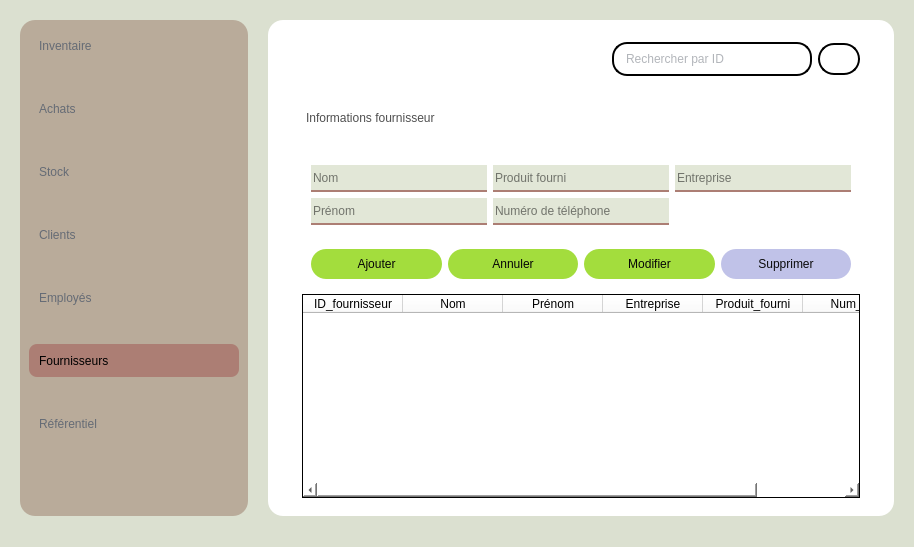
<?xml version="1.0" encoding="UTF-8"?>
<ui version="4.0">
 <class>MainWindow</class>
 <widget class="QMainWindow" name="MainWindow">
  <property name="geometry">
   <rect>
    <x>0</x>
    <y>0</y>
    <width>914</width>
    <height>547</height>
   </rect>
  </property>
  <property name="windowTitle">
   <string>MainWindow</string>
  </property>
  <property name="windowOpacity">
   <double>1.000000000000000</double>
  </property>
  <property name="styleSheet">
   <string notr="true">background-color: rgb(219, 224, 208);</string>
  </property>
  <widget class="QWidget" name="centralwidget">
   <layout class="QHBoxLayout" name="horizontalLayout">
    <property name="spacing">
     <number>20</number>
    </property>
    <property name="leftMargin">
     <number>20</number>
    </property>
    <property name="topMargin">
     <number>20</number>
    </property>
    <property name="rightMargin">
     <number>20</number>
    </property>
    <item>
     <widget class="QWidget" name="menu_widget_5" native="true">
      <property name="maximumSize">
       <size>
        <width>1000</width>
        <height>16777215</height>
       </size>
      </property>
      <property name="styleSheet">
       <string notr="true">QWidget{
	
	
	background-color: rgb(185, 171, 154);
width:200px;
border-radius:15px;
}

QPushButton{
font: 63 12pt &quot;Bahnschrift SemiBold&quot;;
border:none;
text-align:left;
color: rgb(101, 107, 117);
height:33px;
padding-left:10px;

}
QPushButton:hover{
border-radius:5px;

	
	background-color: rgb(236, 218, 197);
}
QPushButton:pressed{
	
	color: rgb(0, 0, 0);
	border:2px solid;
	border-color: rgb(0, 0, 0);


}
</string>
      </property>
      <layout class="QVBoxLayout" name="verticalLayout_2">
       <property name="rightMargin">
        <number>9</number>
       </property>
       <item>
        <layout class="QVBoxLayout" name="verticalLayout">
         <property name="spacing">
          <number>30</number>
         </property>
         <item>
          <widget class="QPushButton" name="inventaire_btn">
           <property name="text">
            <string>Inventaire</string>
           </property>
           <property name="icon">
            <iconset>
             <normaloff>../IMAGES/icones/tirelire.png</normaloff>../IMAGES/icones/tirelire.png</iconset>
           </property>
           <property name="iconSize">
            <size>
             <width>19</width>
             <height>19</height>
            </size>
           </property>
           <property name="checkable">
            <bool>false</bool>
           </property>
           <property name="checked">
            <bool>false</bool>
           </property>
           <property name="autoRepeat">
            <bool>false</bool>
           </property>
           <property name="autoExclusive">
            <bool>false</bool>
           </property>
          </widget>
         </item>
         <item>
          <widget class="QPushButton" name="achats_btn">
           <property name="text">
            <string>Achats</string>
           </property>
           <property name="icon">
            <iconset>
             <normaloff>../IMAGES/icones/panier.png</normaloff>../IMAGES/icones/panier.png</iconset>
           </property>
           <property name="iconSize">
            <size>
             <width>19</width>
             <height>19</height>
            </size>
           </property>
          </widget>
         </item>
         <item>
          <widget class="QPushButton" name="stock_btn">
           <property name="text">
            <string>Stock</string>
           </property>
           <property name="icon">
            <iconset>
             <normaloff>../IMAGES/icones/boutique.png</normaloff>../IMAGES/icones/boutique.png</iconset>
           </property>
           <property name="iconSize">
            <size>
             <width>19</width>
             <height>19</height>
            </size>
           </property>
          </widget>
         </item>
         <item>
          <widget class="QPushButton" name="client_btn">
           <property name="text">
            <string>Clients</string>
           </property>
           <property name="icon">
            <iconset>
             <normaloff>../IMAGES/icones/utilisateurs-alt.png</normaloff>../IMAGES/icones/utilisateurs-alt.png</iconset>
           </property>
           <property name="iconSize">
            <size>
             <width>19</width>
             <height>19</height>
            </size>
           </property>
          </widget>
         </item>
         <item>
          <widget class="QPushButton" name="employee_btn">
           <property name="text">
            <string>Employés</string>
           </property>
           <property name="icon">
            <iconset>
             <normaloff>../IMAGES/icones/mallette.png</normaloff>../IMAGES/icones/mallette.png</iconset>
           </property>
           <property name="iconSize">
            <size>
             <width>19</width>
             <height>19</height>
            </size>
           </property>
          </widget>
         </item>
         <item>
          <widget class="QPushButton" name="fournisseurs_btn">
           <property name="styleSheet">
            <string notr="true">color: rgb(0, 0, 0);
border-radius:7.5px;
background-color: rgb(172, 126, 116);
</string>
           </property>
           <property name="text">
            <string>Fournisseurs</string>
           </property>
           <property name="icon">
            <iconset>
             <normaloff>../IMAGES/icones/cote-camion (1).png</normaloff>../IMAGES/icones/cote-camion (1).png</iconset>
           </property>
           <property name="iconSize">
            <size>
             <width>19</width>
             <height>19</height>
            </size>
           </property>
          </widget>
         </item>
         <item>
          <widget class="QPushButton" name="referentiel_btn">
           <property name="text">
            <string>Référentiel</string>
           </property>
           <property name="icon">
            <iconset>
             <normaloff>../IMAGES/icones/livre-alt.png</normaloff>../IMAGES/icones/livre-alt.png</iconset>
           </property>
           <property name="iconSize">
            <size>
             <width>19</width>
             <height>19</height>
            </size>
           </property>
          </widget>
         </item>
        </layout>
       </item>
       <item>
        <widget class="QWidget" name="widget_5" native="true">
         <layout class="QHBoxLayout" name="horizontalLayout_5">
          <item>
           <widget class="QPushButton" name="user_btn">
            <property name="minimumSize">
             <size>
              <width>1</width>
              <height>0</height>
             </size>
            </property>
            <property name="maximumSize">
             <size>
              <width>35</width>
              <height>16777215</height>
             </size>
            </property>
            <property name="text">
             <string/>
            </property>
            <property name="icon">
             <iconset>
              <normaloff>../IMAGES/icones/ajout-dutilisateur.png</normaloff>../IMAGES/icones/ajout-dutilisateur.png</iconset>
            </property>
           </widget>
          </item>
         </layout>
        </widget>
       </item>
      </layout>
     </widget>
    </item>
    <item>
     <widget class="QWidget" name="widget_2" native="true">
      <property name="maximumSize">
       <size>
        <width>16777215</width>
        <height>16777215</height>
       </size>
      </property>
      <property name="styleSheet">
       <string notr="true">QWidget{

background-color: rgb(255, 255, 255);
border-radius:15px;
}
</string>
      </property>
      <layout class="QVBoxLayout" name="verticalLayout_3">
       <property name="spacing">
        <number>10</number>
       </property>
       <property name="leftMargin">
        <number>25</number>
       </property>
       <property name="rightMargin">
        <number>25</number>
       </property>
       <item>
        <widget class="QWidget" name="widget_3" native="true">
         <property name="maximumSize">
          <size>
           <width>16777215</width>
           <height>60</height>
          </size>
         </property>
         <property name="styleSheet">
          <string notr="true">QPushButton{
border:2px solid;
border-radius:16px;
width:38px;
height:28.4px;

}
QPushButton:hover{
border-color: rgb(163, 221, 61);

}
QPushButton:pressed{
	background-color: rgb(163, 221, 61);

}

QLineEdit{
border:2px solid;
height:40px;
border-radius:15px;
color: rgb(101, 107, 117);
font: 63 10pt &quot;Bahnschrift SemiBold&quot;;
padding-left:10px;

}
QLineEdit:hover{
	border-color: rgb(163, 221, 61);


}
</string>
         </property>
         <layout class="QHBoxLayout" name="horizontalLayout_2">
          <property name="topMargin">
           <number>13</number>
          </property>
          <property name="bottomMargin">
           <number>13</number>
          </property>
          <item>
           <widget class="QPushButton" name="menu_btn_5">
            <property name="maximumSize">
             <size>
              <width>40</width>
              <height>40</height>
             </size>
            </property>
            <property name="styleSheet">
             <string notr="true">QPushButton{
border:none;}
QPushButton:hover{
	background-color: rgb(189, 191, 228);
}
</string>
            </property>
            <property name="text">
             <string/>
            </property>
            <property name="icon">
             <iconset>
              <normaloff>../IMAGES/icones/barres-decalees.png</normaloff>../IMAGES/icones/barres-decalees.png</iconset>
            </property>
            <property name="iconSize">
             <size>
              <width>30</width>
              <height>30</height>
             </size>
            </property>
           </widget>
          </item>
          <item>
           <spacer name="horizontalSpacer">
            <property name="orientation">
             <enum>Qt::Horizontal</enum>
            </property>
            <property name="sizeHint" stdset="0">
             <size>
              <width>309</width>
              <height>20</height>
             </size>
            </property>
           </spacer>
          </item>
          <item>
           <widget class="QLineEdit" name="Barre">
            <property name="minimumSize">
             <size>
              <width>200</width>
              <height>0</height>
             </size>
            </property>
            <property name="maximumSize">
             <size>
              <width>400</width>
              <height>16777215</height>
             </size>
            </property>
            <property name="text">
             <string/>
            </property>
            <property name="placeholderText">
             <string>Rechercher par ID</string>
            </property>
           </widget>
          </item>
          <item>
           <widget class="QPushButton" name="Recherche">
            <property name="text">
             <string/>
            </property>
            <property name="icon">
             <iconset>
              <normaloff>../IMAGES/icones/chercher.png</normaloff>../IMAGES/icones/chercher.png</iconset>
            </property>
            <property name="iconSize">
             <size>
              <width>18</width>
              <height>18</height>
             </size>
            </property>
           </widget>
          </item>
         </layout>
        </widget>
       </item>
       <item>
        <widget class="QWidget" name="widget_7" native="true">
         <property name="styleSheet">
          <string notr="true">QPushButton{
border:none;

}
QPushButton:hover{
	border-color: rgb(192, 194, 232);
border-radius:10px;
border:2px solid;
}
QPushButton:pressed{
	background-color: rgb(192, 194, 232);




}
</string>
         </property>
         <layout class="QHBoxLayout" name="horizontalLayout_4">
          <item>
           <widget class="QLabel" name="label">
            <property name="styleSheet">
             <string notr="true">color: rgb(79, 79, 79);
font: 63 18pt &quot;Bahnschrift SemiBold&quot;;
padding:1px;


</string>
            </property>
            <property name="text">
             <string>Informations fournisseur</string>
            </property>
           </widget>
          </item>
          <item>
           <widget class="QPushButton" name="info_btn">
            <property name="text">
             <string/>
            </property>
            <property name="icon">
             <iconset>
              <normaloff>../IMAGES/icones/angle-petit-bas.png</normaloff>../IMAGES/icones/angle-petit-bas.png</iconset>
            </property>
            <property name="iconSize">
             <size>
              <width>20</width>
              <height>20</height>
             </size>
            </property>
           </widget>
          </item>
          <item>
           <spacer name="horizontalSpacer_2">
            <property name="orientation">
             <enum>Qt::Horizontal</enum>
            </property>
            <property name="sizeHint" stdset="0">
             <size>
              <width>40</width>
              <height>20</height>
             </size>
            </property>
           </spacer>
          </item>
         </layout>
        </widget>
       </item>
       <item>
        <widget class="QWidget" name="widget_4" native="true">
         <property name="styleSheet">
          <string notr="true">QTableWidget{
border:1px solid;
border-radius:0px;}</string>
         </property>
         <layout class="QGridLayout" name="gridLayout_3">
          <item row="1" column="0">
           <widget class="QWidget" name="widget_6" native="true">
            <property name="styleSheet">
             <string notr="true">QPushButton{
font: 63 11pt &quot;Bahnschrift SemiBold&quot;;
text-align:center;
	color: rgb(6, 6, 6);
border-radius:15px;
height:30px;
	background-color: rgb(163, 221, 61);
width:130px;



}
QPushButton:hover{
border:2px solid;
	border-color: rgb(32, 80, 10);

	color: rgb(77, 77, 77);
	
}
QPushButton:pressed{
	
	color: rgb(0, 0, 0);
	background-color: rgb(33, 83, 10);


}</string>
            </property>
            <layout class="QHBoxLayout" name="horizontalLayout_3">
             <item>
              <widget class="QPushButton" name="AddButtonF">
               <property name="text">
                <string>Ajouter</string>
               </property>
               <property name="icon">
                <iconset>
                 <normaloff>../IMAGES/icones/plus.png</normaloff>../IMAGES/icones/plus.png</iconset>
               </property>
              </widget>
             </item>
             <item>
              <widget class="QPushButton" name="AnnulerButtonF">
               <property name="text">
                <string>Annuler</string>
               </property>
               <property name="icon">
                <iconset>
                 <normaloff>../IMAGES/icones/croix-cercle.png</normaloff>../IMAGES/icones/croix-cercle.png</iconset>
               </property>
              </widget>
             </item>
             <item>
              <widget class="QPushButton" name="ModiferButtonF">
               <property name="text">
                <string>Modifier</string>
               </property>
               <property name="icon">
                <iconset>
                 <normaloff>../IMAGES/icones/crayon.png</normaloff>../IMAGES/icones/crayon.png</iconset>
               </property>
              </widget>
             </item>
             <item>
              <widget class="QPushButton" name="SupprimerButtonF">
               <property name="styleSheet">
                <string notr="true">QPushButton{
	
background-color: rgb(192, 194, 232);
color: rgb(11, 11, 11);


}
QPushButton:hover{
border-color:rgb(111, 97, 188);
}

	


QPushButton:pressed{
background-color: rgb(111, 97, 188);

}

</string>
               </property>
               <property name="text">
                <string>Supprimer</string>
               </property>
               <property name="icon">
                <iconset>
                 <normaloff>../IMAGES/icones/poubelle.png</normaloff>../IMAGES/icones/poubelle.png</iconset>
               </property>
              </widget>
             </item>
            </layout>
           </widget>
          </item>
          <item row="2" column="0">
           <widget class="QTableWidget" name="tableWidget">
            <property name="styleSheet">
             <string notr="true">font: 63 10pt &quot;Bahnschrift semibold &quot;;</string>
            </property>
            <column>
             <property name="text">
              <string>ID_fournisseur</string>
             </property>
            </column>
            <column>
             <property name="text">
              <string>Nom</string>
             </property>
            </column>
            <column>
             <property name="text">
              <string>Prénom</string>
             </property>
            </column>
            <column>
             <property name="text">
              <string>Entreprise</string>
             </property>
            </column>
            <column>
             <property name="text">
              <string>Produit_fourni</string>
             </property>
            </column>
            <column>
             <property name="text">
              <string>Num_tel</string>
             </property>
            </column>
           </widget>
          </item>
          <item row="0" column="0">
           <widget class="QWidget" name="info_widget" native="true">
            <property name="styleSheet">
             <string notr="true">QLineEdit{
height:25px;
font: 63 10pt &quot;Bahnschrift SemiBold&quot;;
border-bottom:2px solid #ac7e74;
background-color: rgb(226, 231, 215);

}



</string>
            </property>
            <layout class="QGridLayout" name="gridLayout">
             <item row="0" column="1">
              <widget class="QLineEdit" name="Produit">
               <property name="placeholderText">
                <string>Produit fourni</string>
               </property>
              </widget>
             </item>
             <item row="1" column="1">
              <widget class="QLineEdit" name="Numero">
               <property name="placeholderText">
                <string>Numéro de téléphone</string>
               </property>
              </widget>
             </item>
             <item row="1" column="0">
              <widget class="QLineEdit" name="prenomF">
               <property name="placeholderText">
                <string>Prénom</string>
               </property>
              </widget>
             </item>
             <item row="0" column="0">
              <widget class="QLineEdit" name="nomF">
               <property name="placeholderText">
                <string>Nom</string>
               </property>
              </widget>
             </item>
             <item row="0" column="2">
              <widget class="QLineEdit" name="Entreprise">
               <property name="placeholderText">
                <string>Entreprise</string>
               </property>
              </widget>
             </item>
            </layout>
           </widget>
          </item>
         </layout>
        </widget>
       </item>
      </layout>
     </widget>
    </item>
   </layout>
  </widget>
  <widget class="QStatusBar" name="statusbar"/>
  <action name="actionParam_tres">
   <property name="text">
    <string>Paramètres</string>
   </property>
  </action>
  <action name="actionEdition">
   <property name="text">
    <string>Edition</string>
   </property>
  </action>
  <action name="actionSession">
   <property name="text">
    <string>Session</string>
   </property>
  </action>
 </widget>
 <tabstops>
  <tabstop>inventaire_btn</tabstop>
  <tabstop>achats_btn</tabstop>
  <tabstop>stock_btn</tabstop>
  <tabstop>client_btn</tabstop>
  <tabstop>employee_btn</tabstop>
  <tabstop>fournisseurs_btn</tabstop>
  <tabstop>referentiel_btn</tabstop>
  <tabstop>Barre</tabstop>
  <tabstop>Recherche</tabstop>
 </tabstops>
 <resources/>
 <connections/>
</ui>
